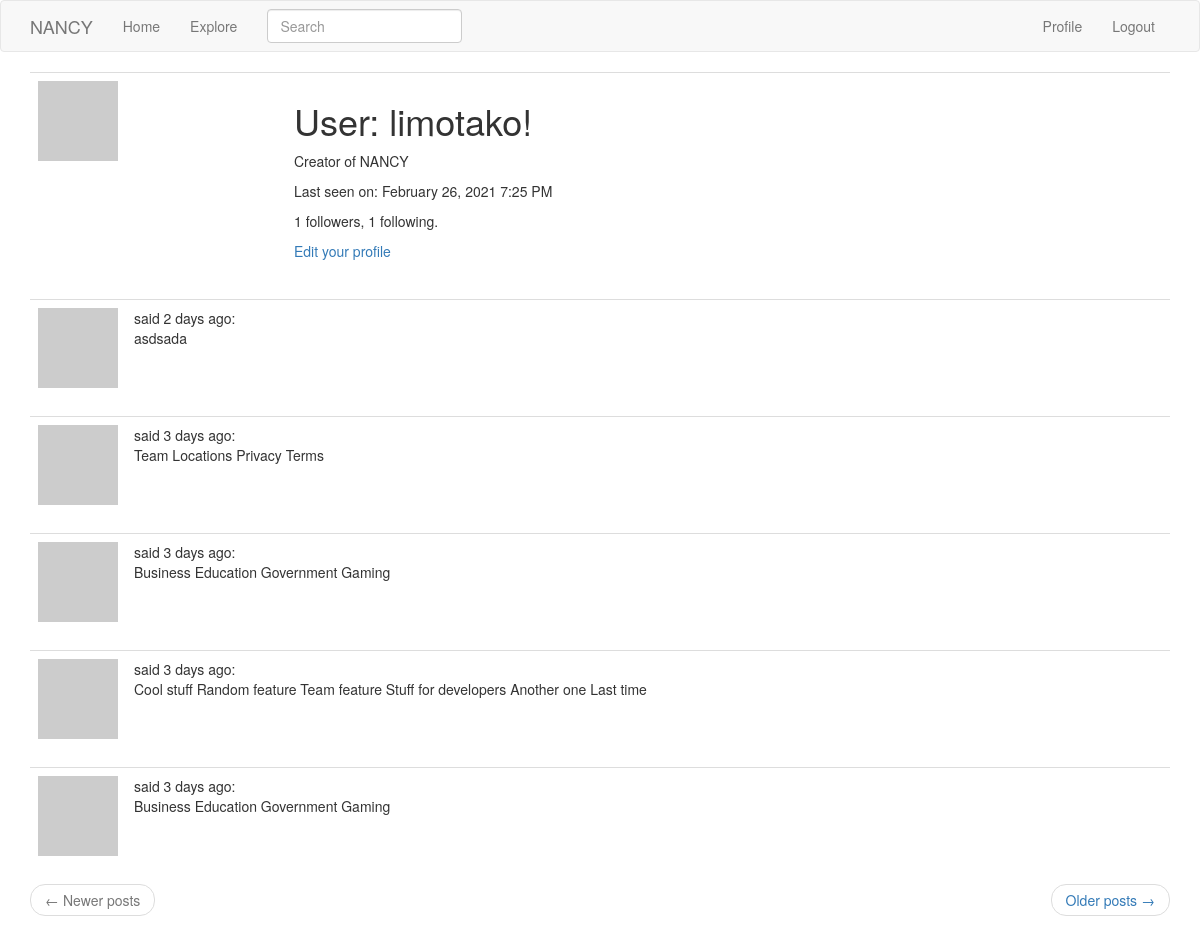
/user/limotako (signed in), run on the app's committed database.
### app/models.py (models this page shows, shortened)
class User(UserMixin, db.Model):
    id = db.Column(db.Integer, primary_key=True)
    username = db.Column(db.String(64), index=True, unique=True)
    email = db.Column(db.String(120), index=True, unique=True)
    password_hash = db.Column(db.String(128))
    about_me = db.Column(db.String(140))
    last_seen = db.Column(db.DateTime, default=datetime.utcnow)
    posts = db.relationship('Post', backref='author', lazy='dynamic')
    followed = db.relationship(
        'User', secondary=followers,
        primaryjoin=(followers.c.follower_id == id),
        secondaryjoin=(followers.c.followed_id == id),
        backref=db.backref('followers', lazy='dynamic'), lazy='dynamic')
    def avatar(self, size):
        digest = md5(self.email.lower().encode('utf-8')).hexdigest()
        return 'https://www.gravatar.com/avatar/{}?d=identicon&s={}'.format(digest, size)

class SearchableMixin(object):
    @classmethod
    def before_commit(cls, session):
        session._changes = {
            'add': list(session.new),
            'update': list(session.dirty),
            'delete': list(session.deleted)
        }
    @classmethod
    def after_commit(cls, session):
        for obj in session._changes['add']:
            if isinstance(obj, SearchableMixin):
                add_to_index(obj.__tablename__, obj)
        for obj in session._changes['update']:
            if isinstance(obj, SearchableMixin):
                add_to_index(obj.__tablename__, obj)
        for obj in session._changes['delete']:
            if isinstance(obj, SearchableMixin):
                remove_from_index(obj.__tablename__, obj)
        session._changes = None

class Post(SearchableMixin, db.Model):
    __searchable__ = ['body']
    id = db.Column(db.Integer, primary_key=True)
    body = db.Column(db.String(140))
    timestamp = db.Column(db.DateTime, index=True, default=datetime.utcnow)
    user_id = db.Column(db.Integer, db.ForeignKey('user.id'))
    language = db.Column(db.String(5))

### app/main/routes.py (the view)
@bp.route('/user/<username>')
@login_required
def user(username):
    user = User.query.filter_by(username=username).first_or_404()
    page = request.args.get('page', 1, type=int)
    posts = user.posts.order_by(Post.timestamp.desc()).paginate(
        page, current_app.config['POSTS_PER_PAGE'], False)
    next_url = url_for('main.user', username=user.username, page=posts.next_num) \
               if posts.has_next else None
    prev_url = url_for('main.user', username=user.username, page=posts.prev_num) \
               if posts.has_prev else None
    form = EmptyForm()
    return render_template('user.html', user=user, posts=posts.items,
                           next_url=next_url, prev_url=prev_url, form=form)

### app/main/forms.py
class SearchForm(FlaskForm):
    q = StringField(_l('Search'), validators=[DataRequired()])
    def __init__(self, *args, **kwargs):
        if 'formdata' not in kwargs:
            kwargs['formdata'] = request.args
        if 'csrf_enabled' not in kwargs:
            kwargs['csrf_enabled'] = False
        super(SearchForm, self).__init__(*args, **kwargs)

class EmptyForm(FlaskForm):
    submit = SubmitField(_l('Submit'))

### app/main/routes.py (called while the page is built)
@bp.before_request
def before_request():
    if current_user.is_authenticated:
        current_user.last_seen = datetime.utcnow()
        db.session.commit()
        g.search_form = SearchForm()
    g.locale = str(get_locale())

### app/models.py (called while the page is built)
@login.user_loader
def load_user(id):
    return User.query.get(int(id))

### app/templates/user.html (shortened to what this page needs)
	{% extends "base.html" %}
	{% block app_content %}
		<table class="table table-hover">
			<tr>
				<td width="256px"><img src="{{ user.avatar(256) }}"></td>
				<td>
					<h1>User: {{ user.username }}!</h1>
					{% if user.about_me %}<p>{{ user.about_me }}</p>{% endif %}
					{% if user.last_seen %}
						<p>Last seen on: {{ moment(user.last_seen).format('LLL') }}</p>
					{% endif %}
					<p>{{ user.followers.count() }} followers, {{ user.followed.count() }} following.</p>
					{% if user == current_user %}
					<p><a href="{{ url_for('main.edit_profile') }}">Edit your profile</a></p>
					{% endif %}
				</td>
			</tr>
		</table>
		{% for post in posts %}
			{% include '_post.html' %}
		{% endfor %}
		<nav aria-label="...">
			<ul class="pager">
				<li class="previous{% if not prev_url %} disabled{% endif %}">
					<a href="{{ prev_url or '#' }}">
						<span aria-hidden="true">&larr;</span> Newer posts
					</a>
				</li>
				<li class="next{% if not next_url %} disabled{% endif %}">
					<a href="{{ next_url or '#' }}">
						Older posts <span aria-hidden="true">&rarr;</span>
					</a>
				</li>
			</ul>
		</nav>
	{% endblock %}

### app/templates/_post.html (shortened to what this page needs)
	<table class="table table-hover">
		<tr>
			<td width="70px">
				<a href="{{ url_for('main.user', username=post.author.username) }}">
					<img src="{{ post.author.avatar(70) }}" />
				</a>
			</td>
			<td>
				said {{ moment(post.timestamp).fromNow() }}:
				<br>
				{{ post.body }}
			</td>
		</tr>
	</table>

### data on the page
User: username "limotako", about_me "Creator of NANCY", last_seen "February 26, 2021 7:25 PM"
Post: timestamp "2 days ago", body "asdsada"
Post: timestamp "3 days ago", body "Team Locations Privacy Terms"
Post: timestamp "3 days ago", body "Business Education Government Gaming"
Post: timestamp "3 days ago", body "Cool stuff Random feature Team feature Stuff for developers Another one Last time"
Post: timestamp "3 days ago", body "Business Education Government Gaming"

### other printed values
{{ user.followers.count() }} "1"
{{ user.followed.count() }} "1"
